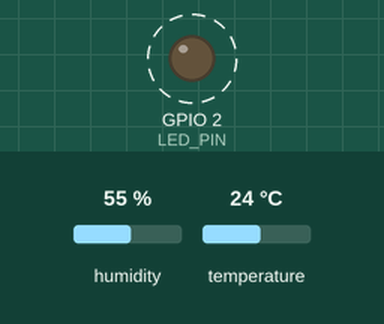
A sketch run on a simulated ESP32. Shown: output pins drawn as LEDs (lit = HIGH). Dashed ring = blinking. Inputs (shaded band) come from the test bench; at power-on: humidity 55 %, temperature 24 °C. What the sketch prints to the serial monitor is not drawn.

Above: at 1.6 s.
Timing chart, 0 to 5.2 s (numbered marks = the images above):
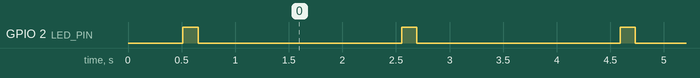

Measured:
- by itself, GPIO 2 (LED_PIN): alternates HIGH for 0.14 s and LOW for 1.9 s

The sketch:

sht31_test.ino
```cpp
// Step 2 sanity check: find the SHT31 on I2C and print temperature/humidity.
// Wiring: VIN->3V3, GND->GND, SCL->GPIO22, SDA->GPIO21 (see docs/device_specs.md).

#include <Wire.h>
#include <Adafruit_SHT31.h>

const int LED_PIN = 2;
const unsigned long READ_INTERVAL_MS = 2000;

Adafruit_SHT31 sht31;
bool sensorFound = false;

// Lists every device that answers on the I2C bus. The SHT31 should show up at 0x44.
void scanI2C() {
  int found = 0;
  Serial.println("scanning I2C bus...");
  for (uint8_t addr = 1; addr < 127; addr++) {
    Wire.beginTransmission(addr);
    if (Wire.endTransmission() == 0) {
      Serial.printf("  device at 0x%02X\n", addr);
      found++;
    }
  }
  if (found == 0) Serial.println("  no devices found (check wiring / pin contact)");
}

void setup() {
  Serial.begin(115200);
  pinMode(LED_PIN, OUTPUT);
  delay(500);
  Serial.println();
  Serial.println("flood sensor: SHT31 test");

  Wire.begin(21, 22);  // SDA, SCL
  scanI2C();

  sensorFound = sht31.begin(0x44);
  Serial.println(sensorFound ? "SHT31 found" : "SHT31 NOT found");
}

void loop() {
  digitalWrite(LED_PIN, HIGH);

  if (!sensorFound) {
    sensorFound = sht31.begin(0x44);
    Serial.println(sensorFound ? "SHT31 found" : "SHT31 NOT found, retrying...");
  }

  if (sensorFound) {
    float t = sht31.readTemperature();
    float h = sht31.readHumidity();
    if (isnan(t) || isnan(h)) {
      Serial.println("read failed (loose contact?)");
    } else {
      Serial.printf("temperature_c = %.2f  humidity_pct = %.2f\n", t, h);
    }
  }

  delay(100);
  digitalWrite(LED_PIN, LOW);
  delay(READ_INTERVAL_MS - 100);
}
```
